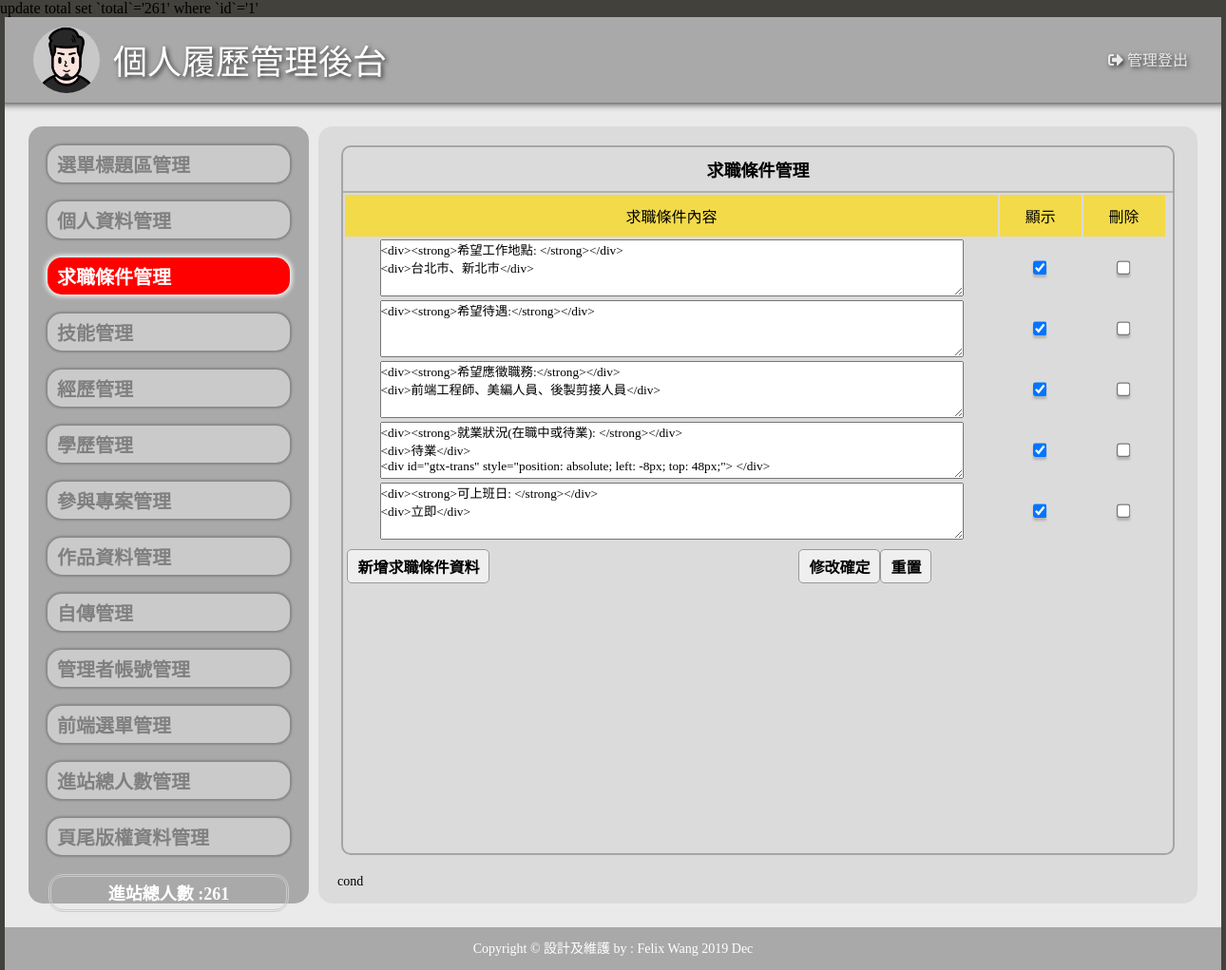
/admin.php?do=cond, run on an earlier commit of the app's database.
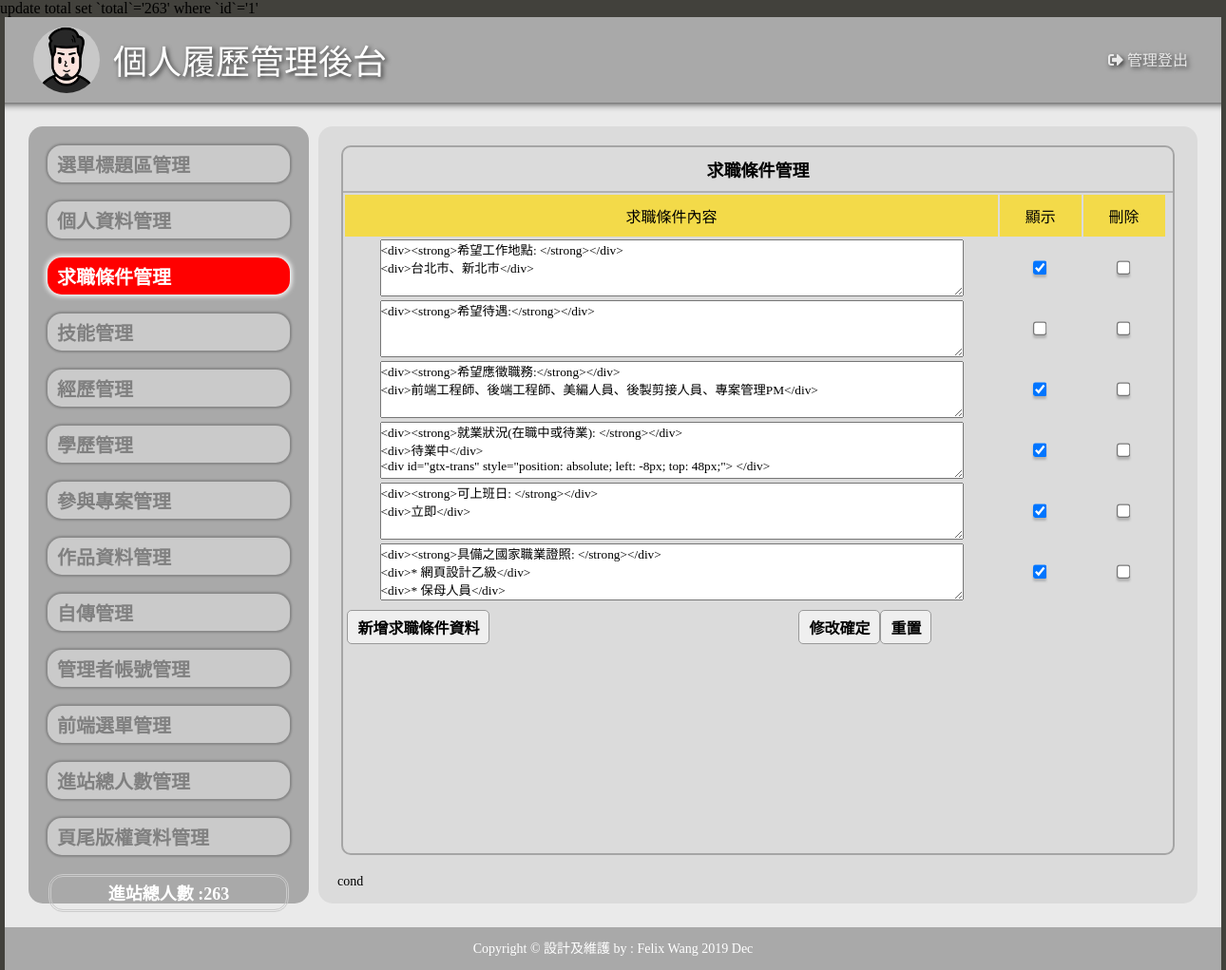
And on a later commit of the database.
### tables this page shows
CREATE TABLE `cond` (
  `id` int(5) UNSIGNED NOT NULL,
  `file` text NOT NULL,
  `text` text NOT NULL,
  `sh` int(1) NOT NULL DEFAULT 1
);

### base.php (called while the page is built, shortened)
<?php
$dsn="mysql:host=localhost;charset=utf8;dbname=resume";
$pdo=new PDO($dsn,"root","");
function all($table,...$arg){
  global $pdo;
  $sql="select * from $table";
  return $pdo->query($sql)->fetchAll();
}
?>

### admin/cond.php (the view, shortened to what this page needs)
<?php
include_once "./base.php";
 $useTable="cond";
?>
<head>
</head>
<div class="frame">
  <p class="t cent botli">求職條件管理</p>
  <form method="post" action="./api/edit.php">
    <table width="100%">
      <tbody>
        <tr class="yel">
          <td width="80%">求職條件內容</td>
          <td width="10%">顯示</td>
          <td width="10%">刪除</td>
        </tr>
        <?php
        $rows=all($useTable);
        foreach($rows as $r){
        ?>
        <tr class="cent">
          <td>
            <textarea name="text[]" style="width:90%;height:60px"><?=$r['text'];?></textarea>
          </td>
          <td>
            <input type="checkbox" name="sh[]" value="<?=$r['id'];?>" <?=($r['sh']==1)?"checked":"";?>>
          </td>
          <td>
            <input type="checkbox" name="del[]" value="<?=$r['id'];?>">
          </td>
          <td>
          </td>
        </tr>
        <?php
        }
        ?>
      </tbody>
    </table>
    <table style="margin-top:0px; width:73%; margin-left:0px">
      <tbody>
      <tr class="just3">
          <td >
            <input type="button"
                   onclick="op('#cover','#cvr','./view/<?=$useTable;?>.php?table=<?=$useTable;?>')"
                   value="新增求職條件資料">
          </td>
          <td class="cent"><input type="submit" value="修改確定"><input type="reset" value="重置"></td>
        </tr>
      </tbody>
    </table>
  </form>
</div>

### admin.php (shortened to what this page needs)
<?php
include_once "base.php";
?>
<!DOCTYPE html>
<html lang="en">
<head>
  <link rel="stylesheet" href="assets/css/all.min.css" />
  <link rel="stylesheet" href="./css/style.css" type="text/css">
  <link rel="stylesheet" href="./css/css.css" type="text/css">
</head>
<body>
  <div id="main">
    <div class="top">
      <div class="head" style="text-align:center;width:70px;display:inline-block">
        <a href="index.php"><img src="./img/head.jpg" alt="個人履歷資料網" title="個人履歷資料網"
            style="width:70px;height:70px"></a>
      </div>
      <div style="display:inline-block;text-align: left">
        <svg width="835" height="90">
          <text text-anchor='left' x="0" y="60"
            style="fill:#ffffff; font-size: 36px;text-shadow: 2px 2px 5px #333">個人履歷管理後台</text>
        </svg>
      </div>
      <div class="exit" onclick="location.replace('./api/logout.php')"><i class="fas fa-sign-out-alt"></i> 管理登出</div>
    </div>
    <div class="container">
      <div class="flex">
        <div class="menu">
          <div>
          <a href="?do=title"  id="title">選單標題區管理</a>
          <a href="?do=info" id="info">個人資料管理</a>
          <a href="?do=cond" id="cond">求職條件管理</a>
          <a href="?do=skill" id="skill">技能管理</a>
          <a href="?do=history" id="history">經歷管理</a>
          <a href="?do=school" id="school">學歷管理</a>
          <a href="?do=project" id="project">參與專案管理</a>
          <a href="?do=gallery" id="gallery">作品資料管理</a>
          <a href="?do=doc" id="doc">自傳管理</a>
          <a href="?do=admin" id="admin">管理者帳號管理</a>
          <a href="?do=menu" id="menu">前端選單管理</a>
          <a href="?do=total" id="total">進站總人數管理</a>
          <a href="?do=bottom" id="bottom">頁尾版權資料管理</a>
          </div>
          <div class="dbor" >
            <span class="t">進站總人數 :<?=$_SESSION['total'];?></span>
          </div>
        </div>
        <div class="content">
        <?php
              $do=(!empty($_GET['do']))?$_GET['do']:"title";
              $path="./admin/" . $do . ".php";
              if(file_exists($path)){
                include $path;
              }else{
                include "./admin/title.php";
              }
              echo $do
        ?>
        </div>
      </div>
    </div>
    <div class="footer">
    <?php include "footer.php";?>
    </div>
  </div>
</body>
</html>

What changed in the data, as far as the page shows it:
changed cond "<div><strong>希望待遇:</strong></div>": sh "☑" → "☐"
changed cond: text "<div><strong>希望應徵職務:</strong></div> <div>前端工程師、美編人員、後製剪接人員</div>" → "<div><strong>希望應徵職務:</strong></div> <div>前端工程師、後端工程師、美編人員、後製剪接人員、專案管理PM</div>"
changed cond: text "<div><strong>就業狀況(在職中或待業): </strong></div> <div>待業</div> <div id=\"gtx-trans\" style=\"position: absolute; left: -8px; top: 48px;\"> </div>" → "<div><strong>就業狀況(在職中或待業): </strong></div> <div>待業中</div> <div id=\"gtx-trans\" style=\"position: absolute; left: -8px; top: 48px;\"> </div>"
added cond: text "<div><strong>具備之國家職業證照: </strong></div> <div>* 網頁設計乙級</div> <div>* 保母人員</div>", sh "☑"
Also different on the page:
text written by a page script: "update total set `total`='261' where `id`='1'" → "update total set `total`='263' where `id`='1'"
$_SESSION['total']: "261" → "263"
